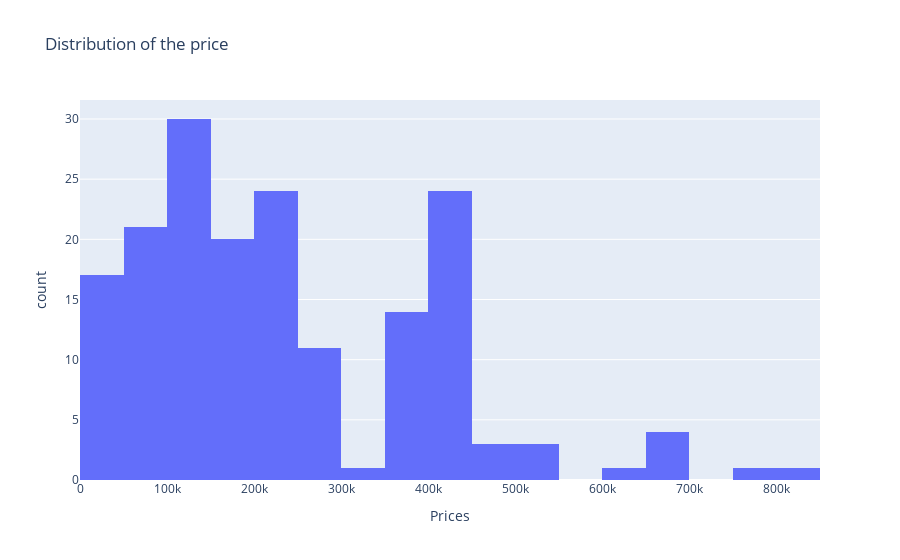

The notebook cell saved with this chart:
### Code cell
fig=px.histogram(df_concat,
                 x="Prices",
                 hover_data=df_concat.columns,
                 title="Distribution of the price")
fig.show()

### Figure 1 — Plotly figure (JSON) as saved in the notebook; plotly's stock layout.template omitted (floating-point values rounded to 4 significant figures; data arrays with more than 128 entries replaced by an {"elided": "..."} marker saying what was removed)
{"data": [{"alignmentgroup": "True", "bingroup": "x", "hovertemplate": "Prices=%{x}<br>count=%{y}<extra></extra>", "legendgroup": "", "marker": {"color": "#636efa", "pattern": {"shape": ""}}, "name": "", "offsetgroup": "", "orientation": "v", "showlegend": false, "type": "histogram", "x": {"elided": "175 int values"}, "xaxis": "x", "yaxis": "y"}], "layout": {"barmode": "relative", "legend": {"tracegroupgap": 0}, "title": {"text": "Distribution of the price"}, "xaxis": {"anchor": "y", "domain": [0, 1], "title": {"text": "Prices"}}, "yaxis": {"anchor": "x", "domain": [0, 1], "title": {"text": "count"}}}}
